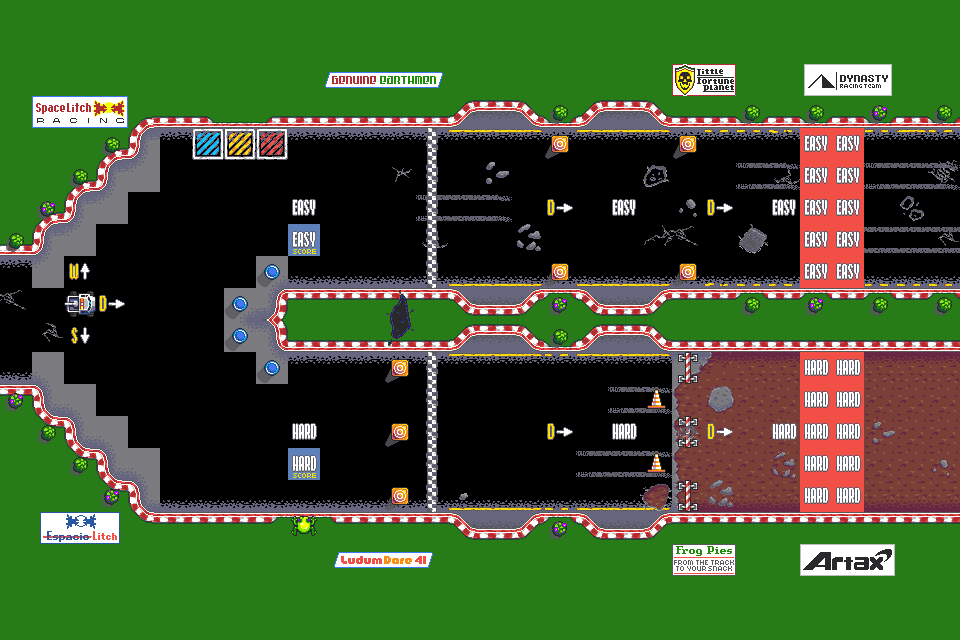

This game map was drawn from its Tiled (.tmx) file and the tilesets committed beside it. A one-line description and the trimmed map source follow:
An orthogonal 30x20 tile map with 32x32 px tiles, 6 tile layers (behind, on top of behind, cables, Tilelaag 5, ...).

<map version="1.0" tiledversion="1.0.2" orientation="orthogonal" renderorder="right-down" width="30" height="20" tilewidth="32" tileheight="32" nextobjectid="1">
 <properties>
  <property name="music" value="wreck_happy.mp3" />
  <property name="noautomove" type="bool" value="true" />
  <property name="racerCooldown" type="float" value="-1" />
 </properties>
 <tileset firstgid="1" source="default.tsx" />
 <layer name="behind" width="30" height="20">
  <data>[600 cells, 472 non-empty, 56 distinct tile ids]</data>
 </layer>
 <layer name="on top of behind" width="30" height="20">
  <data>[600 cells, 139 non-empty, 64 distinct tile ids]</data>
 </layer>
 <layer name="cables" width="30" height="20">
  <data>[600 cells, 0 non-empty, 0 distinct tile ids]</data>
 </layer>
 <layer name="Tilelaag 5" width="30" height="20">
  <data>[600 cells, 0 non-empty, 0 distinct tile ids]</data>
 </layer>
 <layer name="infront" width="30" height="20">
  <data>[600 cells, 0 non-empty, 0 distinct tile ids]</data>
 </layer>
 <layer name="entity" width="30" height="20">
  <data>[600 cells, 33 non-empty, 12 distinct tile ids]</data>
 </layer>
</map>
